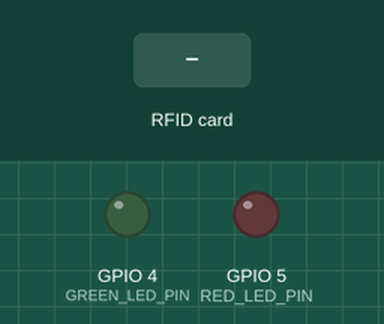
Recording of a sketch running on a simulated ESP32-C3. Shown: output pins drawn as LEDs (lit = HIGH). Inputs (shaded band) come from the test bench. WiFi joins after 1.5 s; servers stay silent unless stated; uploads are accepted with an empty reply; the local clock reads 2024-03-15 10:24:30 at power-on unless the sketch sets it; what the sketch prints to the serial monitor is not drawn.

Above: at 3.2 s.
3.3 s: RFID card 5E 7A 19 C4 held to the reader
At 3.46 s:
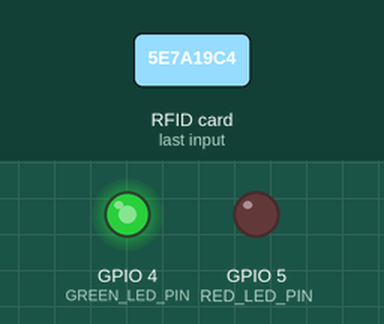
At 4.15 s:
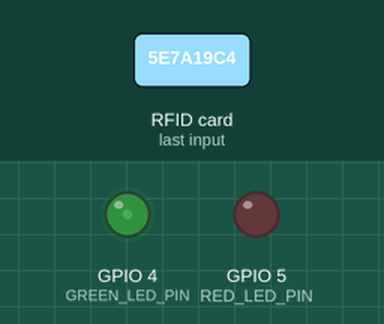
Timing chart, 0 to 6.3 s (numbered marks = the images above; inputs shaded):
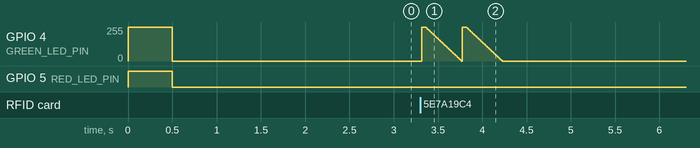

The sketch:

RFID_RC522_Tracker.ino
```cpp
/*
 * SKUD - Система контроля и учета доступа с поддержкой RC522 (Mifare 13.56 МГц)
 *
 * Схема подключения RC522 (13.56 МГц) к ESP32-C3-MINI-1:
 * +-----------+----------------+
 * | RC522     | ESP32-C3       |
 * +-----------+----------------+
 * | SDA (SS)  | GPIO6 (D4)     |
 * | SCK       | GPIO8 (D8)     |
 * | MOSI      | GPIO10 (D10)   |
 * | MISO      | GPIO9 (D9)     |
 * | GND       | GND            |
 * | RST       | GPIO7 (D5)     |
 * | 3.3V      | 3V3            |
 * +-----------+----------------+
 *
 * Перед использованием:
 * 1. Установите необходимые библиотеки:
 *    - MFRC522 для RC522
 * 2. Настройте WiFi и URL для отправки данных
 *
 * Код считывает RFID метки и отправляет их ID в Google Sheets
 * для учета посещаемости сотрудников.
 */

#include <WiFi.h>
#include <HTTPClient.h>
#include <time.h>
#include <ArduinoJson.h>
#include <SPI.h>
#include <MFRC522.h>

// Настройки режима работы
#define LOCAL_MODE 0  // 1 - локальный режим без отправки данных, 0 - отправка данных на сервер

// WiFi settings
const char* primary_ssid = "treestene";
const char* primary_password = "89028701826";
const char* backup_ssid = "TP-link";
const char* backup_password = "4722027";

// Google Apps Script URL
  // https://docs.google.com/spreadsheets/d/1vyUPj2rnUWmzjyvmItjLp9Dhv69jswUZ3iASZn4l8Hc/edit?usp=sharing
 // https://script.google.com/u/0/home/projects/1BIUbMH5hntb-37NmqS7xb1JD1WYYtElcxlzPwFQ2uavPaQYdCz_y6Awz/edit
 // https://script.google.com/macros/s/AKfycbxVU1KidIsEnyTDBiUBUnjohuHShCYouPN7THvdABB3BvdxVCle6W6xVDjyHgub_Ouu/exec
const char* googleScriptURL = "https://script.google.com/macros/s/AKfycbwRBuU1NfRVZ-WAu4PlvtYLtZFVz1rdhOSNBVdjmbyiD8LHN59dOsVFNX3zW7jp6OY/exec";

// LEDs
#define GREEN_LED_PIN 4  // Green LED pin
#define RED_LED_PIN 5    // Red LED pin

// Определения для RC522 (13.56 МГц)
  #define RST_PIN 7         // RST pin for RFID RC522 (GPIO7, D5)
  #define SS_PIN 6          // SS (SDA) pin for RFID RC522 (GPIO6, D4)
  MFRC522 rfid(SS_PIN, RST_PIN); // Create MFRC522 instance

// Общие определения
#define FADE_STEPS 50     // Number of steps for smooth brightness change
#define FADE_DELAY_SLOW 15 // Delay for slow fading (ms)
#define FADE_DELAY_MEDIUM 8 // Delay for medium fading (ms)
#define FADE_DELAY_FAST 3   // Delay for fast fading (ms)

// NTP settings
const char* ntpServer = "pool.ntp.org";
const long gmtOffset_sec = 18000; // GMT+5 (Уральское время)
const int daylightOffset_sec = 0;

void setup() {
  Serial.begin(115200);
  Serial.println("СКУД система запущена");

  // Настраиваем пины для светодиодов
  pinMode(GREEN_LED_PIN, OUTPUT); // Зеленый светодиод
  pinMode(RED_LED_PIN, OUTPUT);    // Красный светодиод

  // Тестируем светодиоды при запуске
  digitalWrite(GREEN_LED_PIN, HIGH);
  digitalWrite(RED_LED_PIN, HIGH);
  delay(500);
  digitalWrite(GREEN_LED_PIN, LOW);
  digitalWrite(RED_LED_PIN, LOW);

  // Инициализация RC522 (13.56 МГц)
  SPI.begin(8, 9, 10, 6); // SCK, MISO, MOSI, SS
  rfid.PCD_Init();
  Serial.println("RC522 инициализирован");
  byte v = rfid.PCD_ReadRegister(rfid.VersionReg);
  Serial.print("RFID reader version: 0x");
  Serial.println(v, HEX);

  // WiFi подключение
  Serial.println("Подключаюсь к основной WiFi сети: " + String(primary_ssid));
  WiFi.begin(primary_ssid, primary_password);
  int timeout_counter = 0;
  while (WiFi.status() != WL_CONNECTED && timeout_counter < 60) {
    delay(500);
    Serial.print(".");
    timeout_counter++;
  }
  if (WiFi.status() != WL_CONNECTED) {
    Serial.println("Не удалось подключиться к основной сети. Пробую резервную: " + String(backup_ssid));
    WiFi.disconnect();
    delay(1000);
    WiFi.begin(backup_ssid, backup_password);
    timeout_counter = 0;
    while (WiFi.status() != WL_CONNECTED && timeout_counter < 60) {
      delay(500);
      Serial.print(".");
      timeout_counter++;
    }
  }
  if (WiFi.status() == WL_CONNECTED) {
    Serial.println("Connected to WiFi");
    Serial.print("IP address: ");
    Serial.println(WiFi.localIP());
    configTime(gmtOffset_sec, daylightOffset_sec, ntpServer);
    Serial.println("Time synchronized");
  } else {
    Serial.println("Не удалось подключиться ни к одной сети WiFi!");
  }
}

void loop() {
  String serial = "";
  bool cardDetected = false;
  String cardType = "";

  // Код для RC522 (13.56 МГц)
  static unsigned long lastDebugTime = 0;
  if (millis() - lastDebugTime > 5000) {
    lastDebugTime = millis();
    Serial.println("Checking RC522 status...");
  }

  cardDetected = rfid.PICC_IsNewCardPresent() && rfid.PICC_ReadCardSerial();
  if (cardDetected) {
        serial = "";
        for (byte i = 0; i < rfid.uid.size; i++) {
          if (rfid.uid.uidByte[i] < 0x10) serial += "0";
          serial += String(rfid.uid.uidByte[i], HEX);
        }
        serial.toUpperCase();
    cardType = "MIFARE";
        rfid.PICC_HaltA();
        rfid.PCD_StopCrypto1();
    Serial.println("RC522 card read: " + serial);
  }

  // Общий код для обработки карты
  if (cardDetected && serial.length() > 0) {
    // Получение текущего времени
    struct tm timeinfo;
    if (WiFi.status() != WL_CONNECTED || !getLocalTime(&timeinfo)) {
      Serial.println("Не удалось получить время или WiFi не подключен");
      return;
    }
    char timeStr[20];
    strftime(timeStr, sizeof(timeStr), "%Y-%m-%d %H:%M:%S", &timeinfo);

    // Индикация - плавное мерцание
    pulseLED(GREEN_LED_PIN, 2, FADE_DELAY_MEDIUM);

    // Отправляем данные и получаем ответ
    String response;
    if (LOCAL_MODE) {
    // В локальном режиме просто выводим данные в консоль
      response = "{\"status\":\"success\",\"message\":\"Local mode\",\"employee\":\"Unknown\",\"event\":\"scan\",\"time\":\"" + String(timeStr) + "\"}";
    Serial.println("=== ЛОКАЛЬНЫЙ РЕЖИМ ===");
    Serial.println("Карта: " + serial + ", Тип: " + cardType + ", Время: " + String(timeStr));
    Serial.println("=====================");
    } else {
    // Отправляем данные на сервер Google Таблиц
    Serial.println("=== ОТПРАВКА ДАННЫХ ===");
      response = sendToGoogleSheets(serial, timeStr);
    Serial.println("======================");
    }

    // Обрабатываем ответ
    if (response.length() > 0) {
      StaticJsonDocument<256> doc;
      DeserializationError error = deserializeJson(doc, response);

      if (!error) {
        String status = doc["status"];
        String message = doc["message"];

        Serial.println("Статус: " + status);
        Serial.println("Сообщение: " + message);

        if (status == "success") {
          String employee = doc["employee"];
          String event = doc["event"];
          String time = doc["time"];

          Serial.println("=== РЕЗУЛЬТАТ ===");
          Serial.println("Сотрудник: " + employee);
          Serial.println("Событие: " + event);
          Serial.println("Время: " + time);
          Serial.println("================");

          // Индикация успешной отправки - плавное мерцание
          fadeInOut(GREEN_LED_PIN, 2, FADE_DELAY_SLOW);
        } else if (status == "error") {
          Serial.println("=== ОШИБКА ===");
          Serial.println("Причина: " + message);
          Serial.println("=============");

          // Индикация ошибки - быстрое мерцание
          fadeInOut(RED_LED_PIN, 3, FADE_DELAY_FAST);
        }
      } else {
        Serial.println("Ошибка разбора JSON ответа");
        Serial.println("Полученный ответ: " + response);

        // Индикация ошибки - быстрое мерцание
        fadeInOut(RED_LED_PIN, 3, FADE_DELAY_FAST);
      }
    }
  }

  delay(100); // Уменьшаем задержку перед следующим чтением
}

/**
 * Плавное включение и выключение светодиода
 * @param pin - Пин светодиода
 * @param cycles - Количество циклов мерцания
 * @param delayTime - Задержка между шагами (определяет скорость мерцания)
 */
void fadeInOut(int pin, int cycles, int delayTime) {
  for (int j = 0; j < cycles; j++) {
    // Нарастание яркости
    for (int i = 0; i <= FADE_STEPS; i++) {
      analogWrite(pin, i * (255 / FADE_STEPS));
      delay(delayTime);
    }

    // Убывание яркости
    for (int i = FADE_STEPS; i >= 0; i--) {
      analogWrite(pin, i * (255 / FADE_STEPS));
      delay(delayTime);
      }
  }
  digitalWrite(pin, LOW);
}

/**
 * Пульсация светодиода (быстрое включение, медленное затухание)
 * @param pin - Пин светодиода
 * @param cycles - Количество циклов пульсации
 * @param delayTime - Задержка между шагами
 */
void pulseLED(int pin, int cycles, int delayTime) {
  for (int j = 0; j < cycles; j++) {
    // Быстрое включение
    digitalWrite(pin, HIGH);
    delay(50);

    // Медленное затухание
    for (int i = FADE_STEPS; i >= 0; i--) {
      analogWrite(pin, i * (255 / FADE_STEPS));
      delay(delayTime);
          }
  }
  digitalWrite(pin, LOW);
}

/**
 * Чередующееся плавное мерцание двух светодиодов
 * @param pin1 - Пин первого светодиода
 * @param pin2 - Пин второго светодиода
 * @param cycles - Количество циклов чередования
 * @param delayTime - Задержка между шагами
 */
void alternatingFade(int pin1, int pin2, int cycles, int delayTime) {
  for (int j = 0; j < cycles; j++) {
    // Первый светодиод нарастает, второй убывает
    for (int i = 0; i <= FADE_STEPS; i++) {
      analogWrite(pin1, i * (255 / FADE_STEPS));
      analogWrite(pin2, (FADE_STEPS - i) * (255 / FADE_STEPS));
      delay(delayTime);
}

    // Первый светодиод убывает, второй нарастает
    for (int i = 0; i <= FADE_STEPS; i++) {
      analogWrite(pin1, (FADE_STEPS - i) * (255 / FADE_STEPS));
      analogWrite(pin2, i * (255 / FADE_STEPS));
      delay(delayTime);
    }
  }
  digitalWrite(pin1, LOW);
  digitalWrite(pin2, LOW);
}

String sendToGoogleSheets(String serial, String time) {
  if (WiFi.status() != WL_CONNECTED) return "{\"status\":\"error\",\"message\":\"Нет WiFi\"}";
  if (String(googleScriptURL).indexOf("YOUR_SCRIPT_ID") != -1) return "{\"status\":\"error\",\"message\":\"URL не настроен\"}";

  HTTPClient http;
  http.begin(googleScriptURL);
  http.addHeader("Content-Type", "application/json");
  http.setTimeout(10000); // Увеличиваем таймаут до 10 секунд

  StaticJsonDocument<200> doc;
  doc["serial"] = serial;
  doc["time"] = time;
  String payload;
  serializeJson(doc, payload);

  Serial.println("Отправка POST: " + payload);
  int httpCode = http.POST(payload);

  String response = "";
  if (httpCode > 0) {
    // Получаем ответ от сервера
    response = http.getString();
    Serial.println("HTTP код: " + String(httpCode));

    // Для кода 302 добавляем дополнительную информацию в лог
    if (httpCode == 302) {
      String location = http.header("Location");
      Serial.println("Получен редирект 302. Location: " + location);

      // Пробуем выполнить запрос по новому URL
      http.end();
      http.begin(location);
      http.addHeader("Content-Type", "application/json");
      int redirectCode = http.POST(payload);

      if (redirectCode > 0) {
        response = http.getString();
        Serial.println("HTTP код после редиректа: " + String(redirectCode));
        Serial.println("Ответ после редиректа: " + response);
      } else {
        Serial.println("Ошибка при следовании редиректу: " + String(redirectCode));
      }
    }

    // Выводим ответ в лог
    Serial.println("Ответ: " + response);

    // Если ответ пустой, создаем временный ответ
    if (response.length() == 0) {
      response = "{\"status\":\"error\",\"message\":\"Получен пустой ответ от сервера\"}";
    }
  } else {
    response = "{\"status\":\"error\",\"message\":\"HTTP Error " + String(httpCode) + "\"}";
  }

  http.end();
  return response;
}
```

Measured:
- after the input at 3.3 s, GPIO 4 (GREEN_LED_PIN): ramps from 255/255 to 0/255 and jumps back, once every 0.46 s
